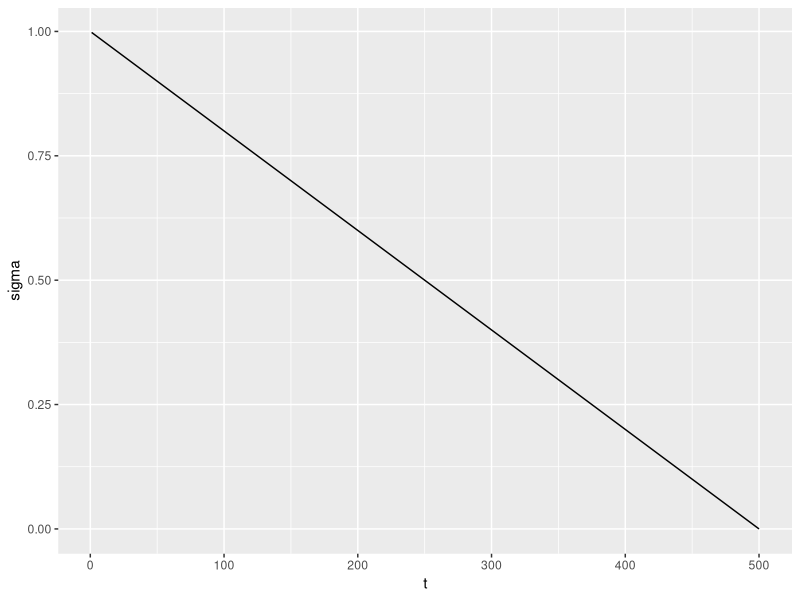
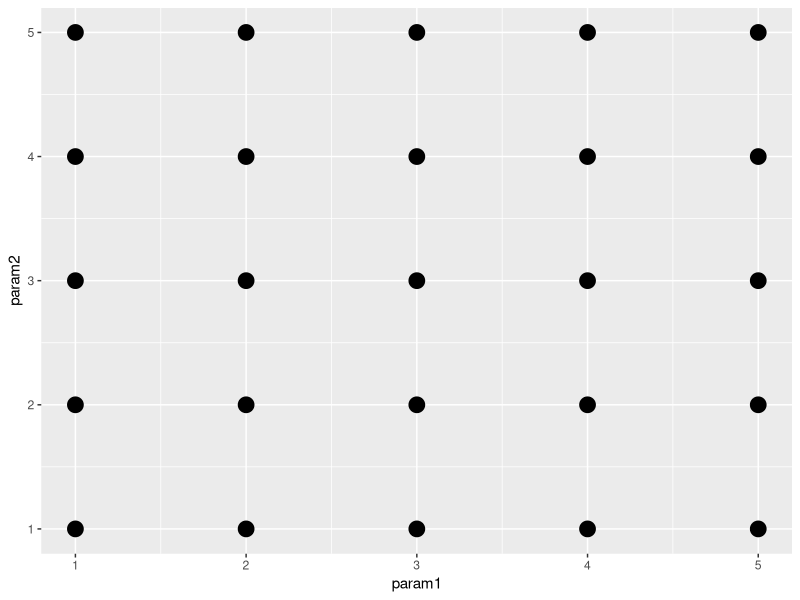
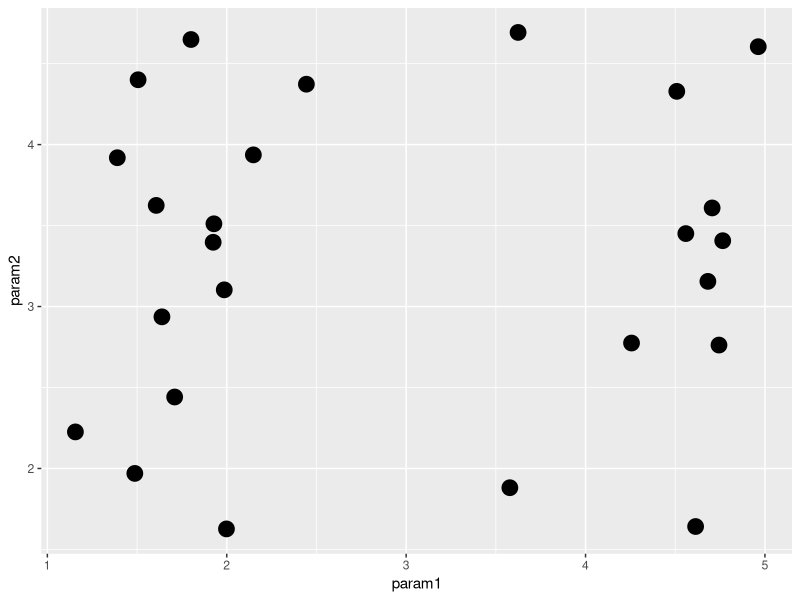

These charts were generated, in order, by the following R code:
## ---- chunk 1
knitr::opts_chunk$set(echo = TRUE)
library(tidyverse)
## ---- chunk 2
data_frame(t = 1:500,
           sigma = 1 - (1:500)/500) %>% 
  ggplot(aes(x = t,
             y = sigma))+ 
  geom_line()
## ---- chunk 3
crossing(param1 = 1:5, param2 = 1:5) %>% 
  ggplot(aes(x = param1, y = param2)) + 
  geom_point(size = 5)
## ---- chunk 4
n <- 25
data_frame(param1 = runif(n = n, min = 1, max= 5), param2 = runif(n = n, min = 1, max= 5)) %>% 
  ggplot(aes(x = param1, y = param2)) + 
  geom_point(size = 5)
